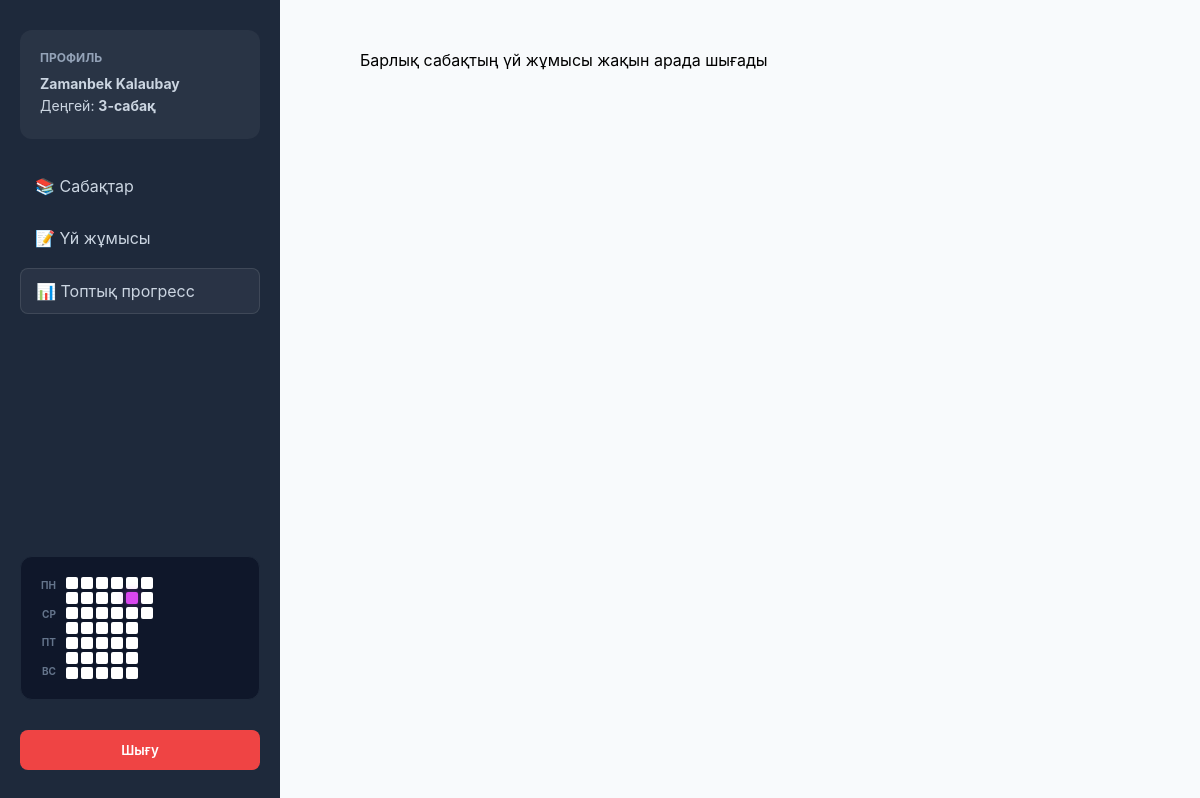
/homework/ (signed in), run on the app's committed database.
### courses/models.py (models this page shows, shortened)
class User(AbstractUser):
    phone_number = models.CharField(max_length=15, verbose_name="Телефон нөмірі")
    is_verified = models.BooleanField(default=False, verbose_name="Расталған ба?")
    otp_code = models.CharField(max_length=6, blank=True, null=True)
    current_lesson_order = models.PositiveIntegerField(default=1, verbose_name="Ашық сабақ реті")

### courses/views.py (the view)
# urls.py: path('homework/', homework, name='homework'),
@login_required
def homework(request):
    return render(request, 'homework.html')

### courses/context_processors.py (called while the page is built)
def activity_context(request):
    if request.user.is_authenticated:
        activities = UserActivity.objects.filter(user=request.user).values_list('date', flat=True)
        today = timezone.now().date()
        start_date = today - timedelta(days=34)
        start_date -= timedelta(days=start_date.weekday())
        activity_data = []
        current_day = start_date
        while current_day <= today:
            activity_data.append({
                'date': current_day,
                'is_active': current_day in activities
            })
            current_day += timedelta(days=1)
        return {'activity_data': activity_data}
    return {'activity_data': []}

### courses/templates/homework.html (shortened to what this page needs)
{% extends 'base.html' %}
{% block content %}
    Барлық сабақтың үй жұмысы жақын арада шығады
{% endblock %}

### courses/templates/base.html (shortened to what this page needs)
<!DOCTYPE html>
<html lang="kk">
<head>
</head>
<body>
    <div class="sidebar">
        <div class="profile-info">
            <h3>Профиль</h3>
            <p><strong>{{ user.first_name }} {{ user.last_name }}</strong></p>
            <p>Деңгей: <strong>{{ user.current_lesson_order }}-сабақ</strong></p>
        </div>
        <div class="menu-links">
            <a href="{% url 'lesson_list' %}">📚 Сабақтар</a>
            <a href="{% url 'homework' %}">📝 Үй жұмысы</a>
            <a href="{% url 'group_progress' %}" style="background: rgba(255,255,255,0.05); border: 1px solid rgba(255,255,255,0.1);">
                📊 Топтық прогресс
            </a>
        </div>
        {% if user.is_authenticated and activity_data %}
        <div class="activity-wrapper">
            <div class="heatmap-container">
                <div class="days-labels"><span>ПН</span><span>СР</span><span>ПТ</span><span>ВС</span></div>
                <div class="heatmap">
                    {% for day in activity_data %}
                        <div class="day-square {% if day.is_active %}active{% endif %}" title="{{ day.date|date:'d.m.Y' }}"></div>
                    {% endfor %}
                </div>
            </div>
        </div>
        {% endif %}
        <form action="{% url 'logout' %}" method="post" style="margin-top: auto;">
            {% csrf_token %}<button type="submit" class="logout-btn">Шығу</button>
        </form>
    </div>
    <div class="content">
        {% block content %}{% endblock %}
    </div>
</body>
</html>

### data on the page
User: first_name "Zamanbek", last_name "Kalaubay", current_lesson_order "3"
